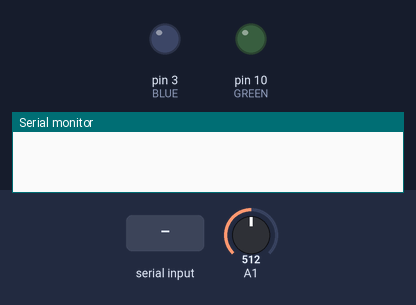
Recording of a sketch running on a simulated Arduino Uno, built with avr-gcc and run on an emulated ATmega328P. On the bench: output pins drawn as LEDs (lit = HIGH), the last lines printed to the serial monitor. Inputs (shaded band) come from the test bench; at power-on: A1 = 512.

Above: at 1.2 s.
1.3 s: "a90\n" received over Serial
At 1.6 s:
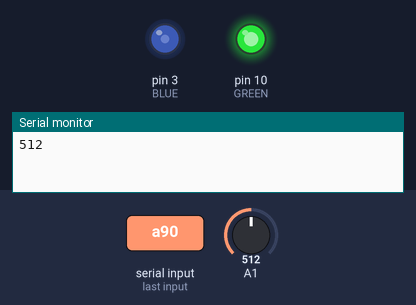
2.8 s: "90,45\n" received over Serial
At 4.0 s:
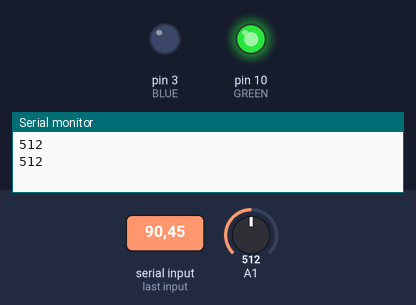
4.3 s: "x90\n" received over Serial
At 5.1 s:
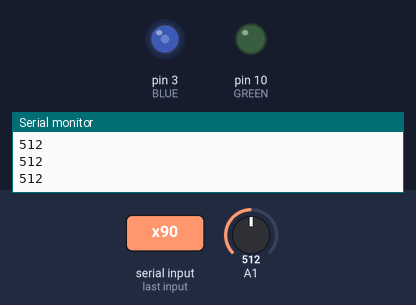
5.8 s: "a,45\n" received over Serial
At 6.3 s:
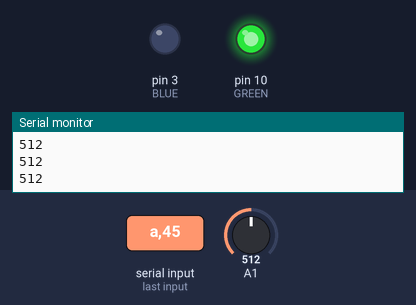
Timing chart, 0 to 8.3 s (numbered marks = the images above; inputs shaded):
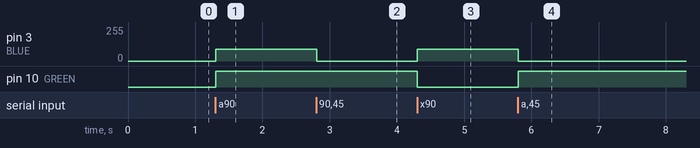

Measured:
- after the input at 1.3 s, pin 3 (BLUE): 0/255 → 90/255 at once; pin 10 (GREEN): LOW → HIGH at once
- after the input at 2.8 s, pin 3 (BLUE): 90/255 → 0/255 at once
- after the input at 4.3 s, pin 3 (BLUE): 0/255 → 90/255 at once; pin 10 (GREEN): HIGH → LOW at once
- after the input at 5.8 s, pin 3 (BLUE): 90/255 → 0/255 at once; pin 10 (GREEN): LOW → HIGH at once

The sketch:

labview_communication.ino
```cpp
char CHAR_from_labv;
String STRING_from_labv;
String analog1;
int serialBLUEvalue;
int BLUE=3;
int GREEN=10;
int readA1;

void setup()
{
  Serial.begin(9600);
  pinMode(BLUE,OUTPUT);
  pinMode(GREEN,OUTPUT);
}

void loop()
{
  if (Serial.available())
  {
   CHAR_from_labv=Serial.read();
    STRING_from_labv += CHAR_from_labv;

    if(CHAR_from_labv=='\n')
    {
     if (STRING_from_labv[0]=='a')
      {digitalWrite(GREEN,HIGH);}
      else if (STRING_from_labv[0]=='x') {
        digitalWrite(GREEN,LOW);
        }

      for (int i=0;i<3;i++){
      analog1 += STRING_from_labv[i+1];
     }

      serialBLUEvalue=analog1.toInt();
      analogWrite(BLUE,serialBLUEvalue);

      analog1="";
      STRING_from_labv="";

      readA1 =analogRead(A1);
      Serial.print(readA1);
      Serial.print('\t');
      Serial.println();
      delay(50);
     }
  }
}
```
